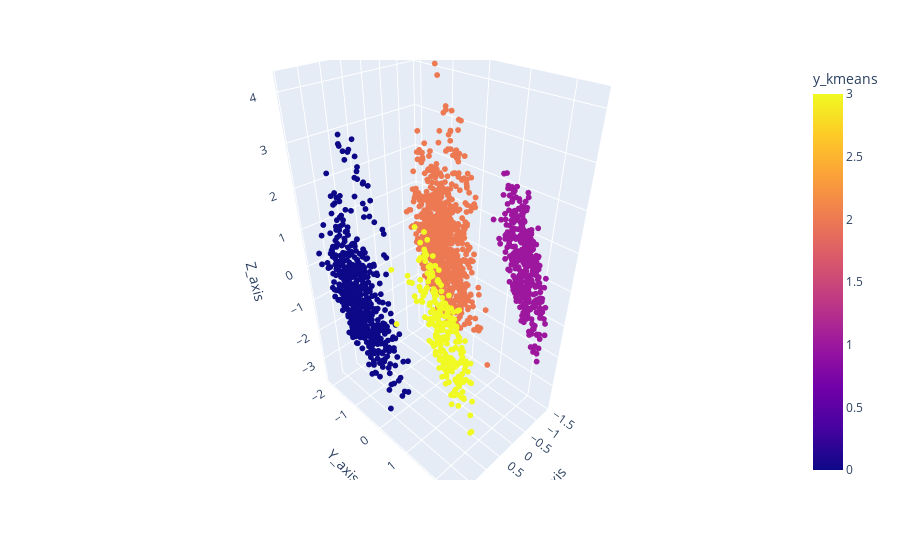

Write notebook code for a chart like this one.
### Markdown cell above
#### **3. Trực quan hóa mô hình:**

### Code cell
fig = px.scatter_3d(df_results, x="X_axis", y="Y_axis", z="Z_axis",color='y_kmeans',hover_name = "ID")
fig.update_traces(marker_size = 2)
fig.show()

### Figure 1 — Plotly figure (JSON) as saved in the notebook; plotly's stock layout.template omitted (floating-point values rounded to 4 significant figures; data arrays with more than 128 entries replaced by an {"elided": "..."} marker saying what was removed)
{"data": [{"hovertemplate": "<b>%{hovertext}</b><br><br>X_axis=%{x}<br>Y_axis=%{y}<br>Z_axis=%{z}<br>y_kmeans=%{marker.color}<extra></extra>", "hovertext": {"elided": "1969 int values"}, "legendgroup": "", "marker": {"color": {"elided": "1969 int values"}, "coloraxis": "coloraxis", "size": 2, "symbol": "circle"}, "mode": "markers", "name": "", "scene": "scene", "showlegend": false, "type": "scatter3d", "x": {"elided": "1969 float values"}, "y": {"elided": "1969 float values"}, "z": {"elided": "1969 float values"}}], "layout": {"coloraxis": {"colorbar": {"title": {"text": "y_kmeans"}}, "colorscale": [[0, "#0d0887"], [0.1111, "#46039f"], [0.2222, "#7201a8"], [0.3333, "#9c179e"], [0.4444, "#bd3786"], [0.5556, "#d8576b"], [0.6667, "#ed7953"], [0.7778, "#fb9f3a"], [0.8889, "#fdca26"], [1, "#f0f921"]]}, "legend": {"tracegroupgap": 0}, "margin": {"t": 60}, "scene": {"domain": {"x": [0, 1], "y": [0, 1]}, "xaxis": {"title": {"text": "X_axis"}}, "yaxis": {"title": {"text": "Y_axis"}}, "zaxis": {"title": {"text": "Z_axis"}}}}}
